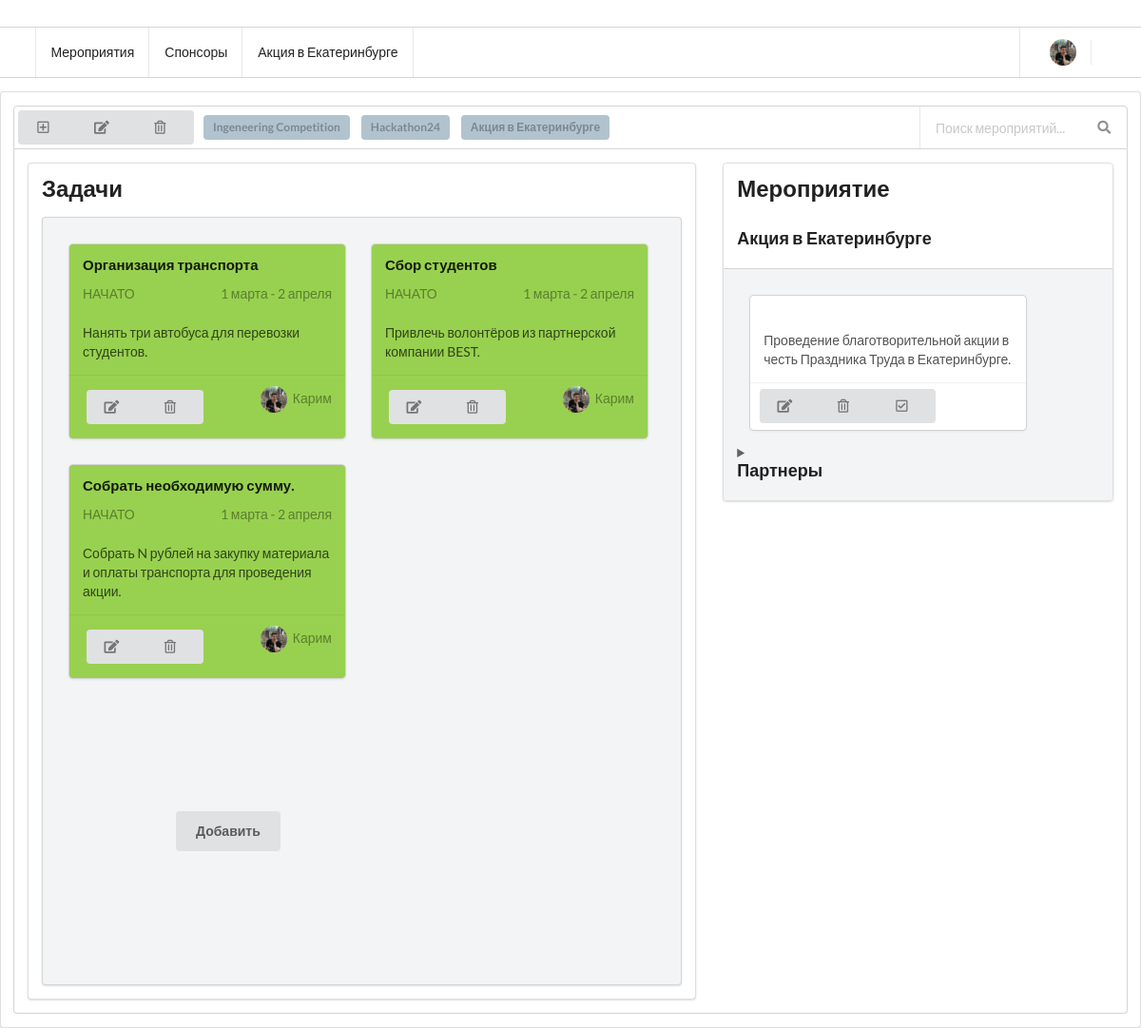
Page /event/4/ on the committed database.
### heart/models.py (models this page shows, shortened)
class Event(models.Model): #id добавлен автоматически
    name = models.CharField(u'Название мероприятия', max_length=255, default='event')
    desc = models.TextField(u'Описание', blank=True)
    place = models.CharField(u'Место проведения', blank=True, max_length=255)
    creat_time = models.DateTimeField(u'Дата создания', auto_now_add=True)
    start_time = models.DateTimeField(u'Дата начала')
    end_time = models.DateTimeField(u'Дата окончания')
    hidden = models.BooleanField(u'Скрытый?(False-нет, True-да)',default = False)
    tags = models.CharField(u'Тэги(через запятую)', max_length=255)
    partner = models.ForeignKey(Partner, on_delete=models.CASCADE)

class Task(models.Model):
    START = 'ST'
    DOING = 'DO'
    END = 'EN'
    CHOICES = (
        (START, 'НАЧАТА'),
        (DOING, 'В ПРОЦЕССЕ'),
        (END, 'ЗАВЕРШЕНА'),
    )
    name = models.CharField(u'Задача', max_length=255, default='Zadacha')
    event = models.ForeignKey(Event, on_delete=models.CASCADE)
    todo = models.TextField(u'Описание', blank=True)
    partner = models.ForeignKey(Partner, on_delete=models.CASCADE)
    progress = models.CharField(u'Прогресс',max_length=2,
                                      choices=CHOICES,
                                      default=START)
    end_time = models.DateTimeField(u'Время окончания', blank=True, auto_now=True)

### heart/views.py (the view)
# urls.py: path('event/<int:pk>/', views.EventView.as_view()),
class EventView(DetailView):
    model = Event
    template_name = 'event.html'
    def get_context_data(self, **kwargs):
        ev = Event.objects.all()
        context = super().get_context_data(**kwargs)
        context['partner'] = Partner.objects.all()
        context['ev'] = Event.objects.all()
        context['tasks'] = Task.objects.all()
        return context

### heart/models.py (called while the page is built)
    def __str__(self):
        return '{}'.format(self.name)

### heart/templates/event.html (shortened to what this page needs)
{% load staticfiles %}
<!DOCTYPE html>
<html>
<head>
    <link rel="stylesheet" type="text/css" media="screen" href="{% static 'styles.css' %}" />
    <link rel="stylesheet" type="text/css" href="{% static 'semantic.min.css' %}" />
</head>
<body>
    <div class="ui attached stackable menu header_menu">
        <div class="ui container" id="main_menu">
            <a class="item" id="events">
                Мероприятия
            </a>
            <a class="item" id="scolarshipers">
                Спонсоры
            </a>
            <a class="item" id="events">{{event.name}}</a>
            <div class="right item">
            <div class="ui dropdown icon item">
                <img class="ui avatar image" src="{% static '/images/avatar/Karim.jpg' %}" id="user_photo">
            </div>
            </div>
        </div>
    </div>
    <div class="ui segment">
    <div class="ui top attached menu">
        <div style="margin: 0.3em;">
            <div class="ui buttons">
                <button class="ui button "><i class="plus square outline icon"></i></button>
                <button class="ui button "><i class="edit icon"></i></button>
                <button class="ui button "><i class="trash alternate outline icon"></i></button>
            </div>
        </div>
        <div class="event_list" id="event_list">
    {% for event in ev %}
            {%if event.hidden %}
            {% else %}
            <div class="ui label chips">
                    <a type="submit" href="/event/{{ event.pk }}">{{ event.name }} </a>
                </div>
            {% endif %}
            {% endfor %}
        </div>
        <div class="right menu">
            <div class="ui right aligned category search item">
            <div class="ui transparent icon input">
                <input class="prompt" type="text" placeholder="Поиск мероприятий..." id="event_search">
                <i class="search link icon"></i>
            </div>
            </div>
        </div>
    </div>
    <div class="ui bottom attached segment">
        <div class="ui grid">
            <div class="ten wide column">
                <div class="ui segment">
                <h2 class="ui header">Задачи</h2>
                <div class="ui secondary segment" id="month_task_container">
                    <div class="task_wrapper">
                        {% for task in tasks %}
                        {% if task.event == event %}
                        <div class="ui card started_task" id="task" id="123239">
                            <div class="content">
                            <div class="card_header">
                                <h4 class="ui header" id="task_header_name">{{task.name}}</h4>
                            </div>
                                <div class="meta">
                                <span class="right floated time">1 марта - 2 апреля</span>
                                <span class="category">НАЧАТО</span>
                                </div>
                                <div class="description">
                                <p>{{task.todo}}
                                </p>
                                </div>
                            </div>
                            <div class="extra content">
                                <div class="right floated author">
                                <img class="ui avatar image" src="{% static '/images/avatar/Karim.jpg' %}"> Карим
                                </div>
                                <div style="margin: 0.3em;">
                                    <div class="ui buttons">
                                            <button class="mini ui button"><i class="edit icon"></i></button>
                                            <button class="mini ui button"><i class="trash alternate outline icon"></i></button>
                                    </div>
                                </div>
                            </div>
                        </div>
                        {% endif %}
                        {% endfor %}
                        <button class="ui button" style="height: 3em; margin: 9em;">
                            Добавить
                        </button>
                    </div>
                </div>
                </div>
        </div>
        <div class="six wide column">
            <div class="ui segments">
                <div class="ui segment" id="notifications">
                <h2 class="ui header">Мероприятие</h2>
                <h3 class="ui header">{{event.name}}</h3>
                </div>
                <div class="ui secondary segment" id="notifications_container">
                    <div class="ui card" id="notification" id="123239">
                        <div class="content">
                        <div class="card_header">
                        </div>
                            <div class="description">
                            <p>{{event.desc}}
                            </p>
                            </div>
                        </div>
                        <div class="extra content">
                            <div style="margin: -0.3em;">
                                <div class="ui buttons">
                                    <button class="mini ui button"><i class="edit icon"></i></button>
                                    <button class="mini ui button"><i class="trash alternate outline icon"></i></button>
                                    <button class="mini ui button"><i class="check square outline icon"></i></button>
                                </div>
                            </div>
                        </div>
                    </div>
                <details><summary><h3 class="ui header">Партнеры</h3></summary>
  </details>
                </div>
            </div>
        </div>
    </div>
    </div>
</div>
</body>
</html>

### static/styles.css (style rules this page uses)
.chips { margin: 0.5em !important; background-color: #B1C3CE !important; }
.header_menu { margin-top: 2em !important; }
.header { margin-bottom: 0.3em !important; }
.description { margin-top: 1.5em !important; }
.card_header { display: flex; flex-flow: column; margin-bottom: 0.5em; }
.started_task { background-color: #98D14F !important; }
#user_photo { margin: -1em 0 -1em 0; }
.task_wrapper { display: flex; flex-flow: row wrap; align-content: space-around; }
.card { margin: 1em !important; }
.event_list { display: flex; flex-flow: row nowrap; align-items: center; }

### rows in the picture
Event: name "Акция в Екатеринбурге", desc "Проведение благотворительной акции в честь Праздника Труда в Екатеринбурге."
Event: name "Ingeneering Competition"
Event: name "Hackathon24"
Task: name "Организация транспорта", todo "Нанять три автобуса для перевозки студентов."
Task: name "Сбор студентов", todo "Привлечь волонтёров из партнерской компании BEST."
Task: name "Собрать необходимую сумму.", todo "Собрать N рублей на закупку материала и оплаты транспорта для проведения акции."
